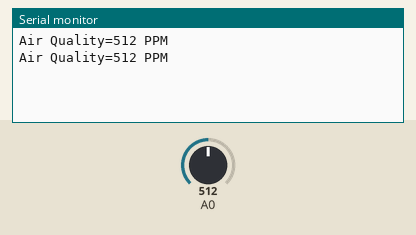
This sketch was run on a simulated Arduino Uno, built with avr-gcc and run on an emulated ATmega328P. Shown: the last lines printed to the serial monitor. Inputs (shaded band) come from the test bench; at power-on: A0 = 512.

Above: at 1.8 s.
1.9 s: A0 set to 716
At 2.6 s:
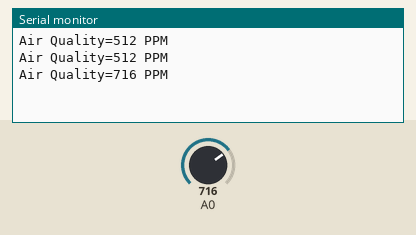
3.4 s: A0 set to 900
At 4.8 s:
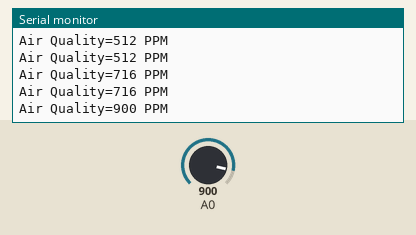
Timing chart, 0 to 6.4 s (numbered marks = the images above; inputs shaded):
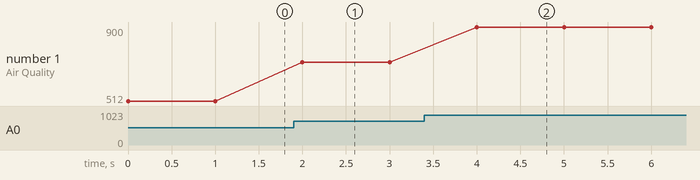

Measured:
- after the input at 1.9 s, the serial monitor: prints a new line after 0.10 s (image 1)
- after the input at 3.4 s, the serial monitor: prints a new line after 0.60 s (image 2)
- plotted number 1: 512 → 716 after the input at 1.9 s, 716 → 900 after the input at 3.4 s

The sketch:

MQ_135_Gas_Sensor.ino
```cpp
#include "MQ135.h"

MQ135 gasSensor = MQ135(A0);
int sensorPin = 8; //for MQ-135
int sensorValue = 0; //for MQ-135

void setup(){
  Serial.begin(9600);
}

void loop(){

  sensorValue = analogRead(A0);
//  sensorValue = digitalRead(8);
  Serial.print("Air Quality=");
  Serial.print(sensorValue);
  //concentration of carbon dioxide(PPM-parts per million)
  Serial.println(" PPM");

  delay(1000);
}
```
